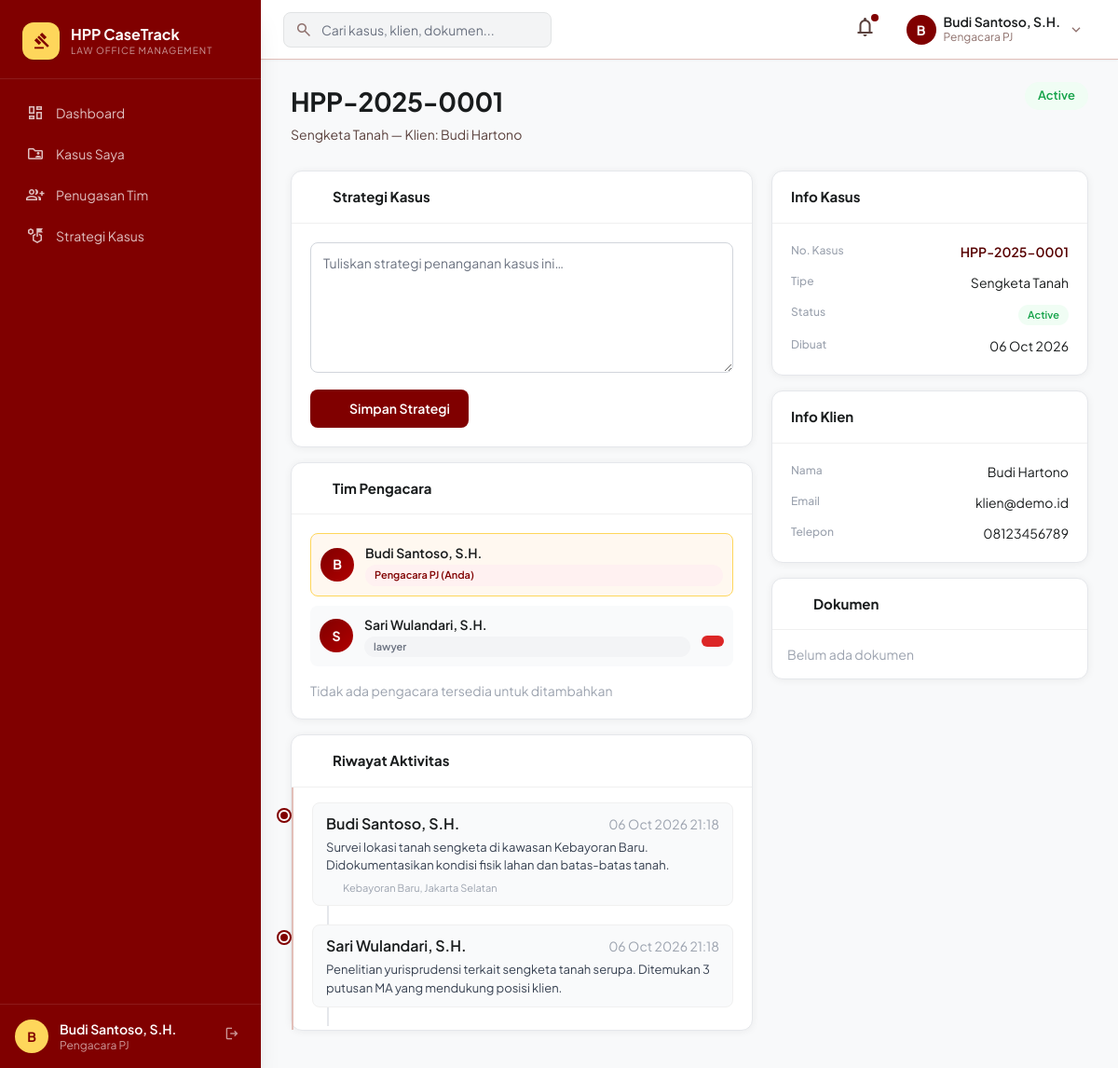
/pengacara-pj/case-detail.php?id=1 (signed in), run on the app's committed database.
### tables this page shows
CREATE TABLE IF NOT EXISTS cases (
    id             INT AUTO_INCREMENT PRIMARY KEY,
    case_number    VARCHAR(30) UNIQUE NOT NULL,
    complaint_id   INT,
    client_id      INT NOT NULL,
    assigned_pj_id INT,
    case_type      VARCHAR(100),
    title          VARCHAR(255),
    description    TEXT,
    strategy       TEXT,
    status         ENUM('pending','active','on_hold','closed','won','lost','cancelled') DEFAULT 'pending',
    opened_at      DATETIME DEFAULT CURRENT_TIMESTAMP,
    closed_at      DATETIME,
    created_at     DATETIME DEFAULT CURRENT_TIMESTAMP,
    updated_at     DATETIME DEFAULT CURRENT_TIMESTAMP ON UPDATE CURRENT_TIMESTAMP,
    FOREIGN KEY (complaint_id)   REFERENCES complaints(id) ON DELETE SET NULL,
    FOREIGN KEY (client_id)      REFERENCES users(id),
    FOREIGN KEY (assigned_pj_id) REFERENCES users(id) ON DELETE SET NULL
);

CREATE TABLE IF NOT EXISTS users (
    id             INT AUTO_INCREMENT PRIMARY KEY,
    username       VARCHAR(100) UNIQUE,
    email          VARCHAR(150) UNIQUE NOT NULL,
    password       VARCHAR(255) NOT NULL,
    role           ENUM('client','legal_admin','ceo','pengacara_pj','lawyer','finance','head_finance','admin') NOT NULL DEFAULT 'client',
    name           VARCHAR(150) NOT NULL,
    phone          VARCHAR(20),
    address        TEXT,
    photo          VARCHAR(255),
    is_active      TINYINT(1) DEFAULT 1,
    otp_code       VARCHAR(10),
    otp_expires_at DATETIME,
    email_verified_at DATETIME,
    created_at     DATETIME DEFAULT CURRENT_TIMESTAMP,
    updated_at     DATETIME DEFAULT CURRENT_TIMESTAMP ON UPDATE CURRENT_TIMESTAMP
);

CREATE TABLE IF NOT EXISTS case_team (
    id         INT AUTO_INCREMENT PRIMARY KEY,
    case_id    INT NOT NULL,
    lawyer_id  INT NOT NULL,
    role       VARCHAR(100) DEFAULT 'lawyer',
    assigned_at DATETIME DEFAULT CURRENT_TIMESTAMP,
    UNIQUE KEY unique_member (case_id, lawyer_id),
    FOREIGN KEY (case_id)   REFERENCES cases(id) ON DELETE CASCADE,
    FOREIGN KEY (lawyer_id) REFERENCES users(id) ON DELETE CASCADE
);

CREATE TABLE IF NOT EXISTS case_activities (
    id          INT AUTO_INCREMENT PRIMARY KEY,
    case_id     INT NOT NULL,
    user_id     INT NOT NULL,
    activity_type VARCHAR(50) DEFAULT 'update',
    description TEXT NOT NULL,
    location    VARCHAR(255),
    latitude    DECIMAL(10,8),
    longitude   DECIMAL(11,8),
    evidence_path VARCHAR(255),
    created_at  DATETIME DEFAULT CURRENT_TIMESTAMP,
    FOREIGN KEY (case_id) REFERENCES cases(id) ON DELETE CASCADE,
    FOREIGN KEY (user_id) REFERENCES users(id)
);

### includes/functions.php (called while the page is built, shortened)
<?php
function getCaseStatusColor($status) {
    $map = [
        'active'    => 'success',
        'pending'   => 'warning',
        'closed'    => 'secondary',
        'cancelled' => 'danger',
        'on_hold'   => 'warning',
        'won'       => 'success',
        'lost'      => 'danger',
    ];
    return $map[$status] ?? 'secondary';
}

### pengacara-pj/case-detail.php (the view, shortened to what this page needs)
<?php
require_once __DIR__ . '/../includes/functions.php';
$user = currentUser();
$db   = getDB();
$id   = (int)($_GET['id'] ?? 0);
$stmt = $db->prepare("
  SELECT c.*, cl.name AS client_name, cl.email AS client_email, cl.phone AS client_phone,
         pj.name AS pj_name
  FROM cases c
  JOIN users cl ON cl.id = c.client_id
  LEFT JOIN users pj ON pj.id = c.assigned_pj_id
  WHERE c.id=? AND c.assigned_pj_id=?
");
$stmt->execute([$id, $user['id']]);
$case = $stmt->fetch();
$teamStmt = $db->prepare("
  SELECT ct.*, u.name, u.email, u.role FROM case_team ct
  JOIN users u ON u.id = ct.lawyer_id
  WHERE ct.case_id=?
");
$teamStmt->execute([$id]);
$team = $teamStmt->fetchAll();
$usedIds    = array_column($team, 'lawyer_id');
$usedIds[]  = $user['id'];
$placeholders = implode(',', array_fill(0, count($usedIds), '?'));
$availStmt    = $db->prepare("SELECT id, name, role FROM users WHERE role IN ('lawyer') AND id NOT IN ($placeholders) AND is_active=1");
$availStmt->execute($usedIds);
$availLawyers = $availStmt->fetchAll();
$actStmt = $db->prepare("SELECT ca.*, u.name AS actor_name FROM case_activities ca JOIN users u ON u.id=ca.user_id WHERE ca.case_id=? ORDER BY ca.created_at DESC");
$actStmt->execute([$id]);
$activities = $actStmt->fetchAll();
$docStmt = $db->prepare("SELECT cd.*, u.name AS uploader FROM case_documents cd JOIN users u ON u.id=cd.uploaded_by WHERE cd.case_id=?");
$docStmt->execute([$id]);
$documents = $docStmt->fetchAll();
require_once __DIR__ . '/../includes/header.php';
require_once __DIR__ . '/../includes/sidebar.php';
?>
<div id="page-content">
<div class="page-header">
  <div>
    <h1 class="page-title"><?= htmlspecialchars($case['case_number']) ?></h1>
    <p class="page-subtitle"><?= htmlspecialchars($case['case_type']) ?> — Klien: <?= htmlspecialchars($case['client_name']) ?></p>
  </div>
  <span class="badge badge-<?= getCaseStatusColor($case['status']) ?> badge-lg"><?= ucfirst($case['status']) ?></span>
</div>
<div class="detail-grid">
  <div class="detail-main">
    <div class="card mb-4">
      <div class="card-header">
        <h2 class="card-title"><i data-lucide="target" class="icon-sm"></i> Strategi Kasus</h2>
      </div>
      <div class="card-body">
        <form method="POST">
          <textarea name="strategy" class="form-control" rows="5" placeholder="Tuliskan strategi penanganan kasus ini…"><?= htmlspecialchars($case['strategy'] ?? '') ?></textarea>
          <div class="mt-3">
            <button type="submit" class="btn btn-primary">
              <i data-lucide="save" class="btn-icon"></i> Simpan Strategi
            </button>
          </div>
        </form>
      </div>
    </div>
    <div class="card mb-4">
      <div class="card-header">
        <h2 class="card-title"><i data-lucide="users" class="icon-sm"></i> Tim Pengacara</h2>
      </div>
      <div class="card-body">
        <div class="team-list mb-4">
          <div class="team-member pj-member">
            <div class="avatar-sm"><?= strtoupper(substr($case['pj_name'],0,1)) ?></div>
            <div class="member-info">
              <span class="member-name"><?= htmlspecialchars($case['pj_name']) ?></span>
              <span class="member-role badge badge-primary">Pengacara PJ (Anda)</span>
            </div>
          </div>
          <?php foreach ($team as $m): ?>
          <div class="team-member">
            <div class="avatar-sm"><?= strtoupper(substr($m['name'],0,1)) ?></div>
            <div class="member-info">
              <span class="member-name"><?= htmlspecialchars($m['name']) ?></span>
              <span class="member-role badge badge-secondary"><?= htmlspecialchars($m['role'] ?? 'Anggota') ?></span>
            </div>
            <form method="POST" class="ml-auto" onsubmit="return confirm('Hapus anggota ini dari tim?')">
              <button type="submit" class="btn btn-sm btn-danger"><i data-lucide="x"></i></button>
            </form>
          </div>
          <?php endforeach; ?>
        </div>
        <?php if (!empty($availLawyers)): ?>
        <form method="POST" class="add-member-form">
          <input type="hidden" name="action" value="add_member">
          <select name="lawyer_id" class="form-select" required>
            <option value="">— Pilih Pengacara —</option>
            <?php foreach ($availLawyers as $l): ?>
            <option value="<?= $l['id'] ?>"><?= htmlspecialchars($l['name']) ?></option>
            <?php endforeach; ?>
          </select>
          <select name="team_role" class="form-select">
            <option value="lawyer">Pengacara Anggota</option>
            <option value="paralegal">Paralegal</option>
            <option value="researcher">Peneliti Hukum</option>
          </select>
          <button type="submit" class="btn btn-primary">
            <i data-lucide="plus" class="btn-icon"></i> Tambahkan
          </button>
        </form>
        <?php else: ?>
        <p class="text-muted text-sm mt-2">Tidak ada pengacara tersedia untuk ditambahkan</p>
        <?php endif; ?>
      </div>
    </div>
    <div class="card">
      <div class="card-header">
        <h2 class="card-title"><i data-lucide="activity" class="icon-sm"></i> Riwayat Aktivitas</h2>
      </div>
      <div class="card-body p-0">
        <?php if (empty($activities)): ?>
        <p class="text-muted text-sm p-4">Belum ada aktivitas tercatat</p>
        <?php else: ?>
        <div class="timeline">
          <?php foreach ($activities as $act): ?>
          <div class="timeline-item">
            <div class="timeline-dot"></div>
            <div class="timeline-content">
              <div class="timeline-header">
                <span class="fw-600"><?= htmlspecialchars($act['actor_name']) ?></span>
                <span class="text-muted text-sm"><?= date('d M Y H:i', strtotime($act['created_at'])) ?></span>
              </div>
              <p class="timeline-text"><?= nl2br(htmlspecialchars($act['description'])) ?></p>
              <?php if ($act['location']): ?>
              <div class="timeline-location">
                <i data-lucide="map-pin" class="icon-xs"></i>
                <?= htmlspecialchars($act['location']) ?>
              </div>
              <?php endif; ?>
            </div>
          </div>
          <?php endforeach; ?>
        </div>
        <?php endif; ?>
      </div>
    </div>
  </div>
  <div class="detail-sidebar">
    <div class="card mb-4">
      <div class="card-header"><h2 class="card-title">Info Kasus</h2></div>
      <div class="card-body">
        <div class="info-list">
          <div class="info-item"><span class="info-label">No. Kasus</span><span class="info-value fw-600 text-primary"><?= htmlspecialchars($case['case_number']) ?></span></div>
          <div class="info-item"><span class="info-label">Tipe</span><span class="info-value"><?= htmlspecialchars($case['case_type']) ?></span></div>
          <div class="info-item"><span class="info-label">Status</span><span class="info-value"><span class="badge badge-<?= getCaseStatusColor($case['status']) ?>"><?= ucfirst($case['status']) ?></span></span></div>
          <div class="info-item"><span class="info-label">Dibuat</span><span class="info-value"><?= date('d M Y', strtotime($case['created_at'])) ?></span></div>
        </div>
      </div>
    </div>
    <div class="card mb-4">
      <div class="card-header"><h2 class="card-title">Info Klien</h2></div>
      <div class="card-body">
        <div class="info-list">
          <div class="info-item"><span class="info-label">Nama</span><span class="info-value"><?= htmlspecialchars($case['client_name']) ?></span></div>
          <div class="info-item"><span class="info-label">Email</span><span class="info-value"><?= htmlspecialchars($case['client_email']) ?></span></div>
          <div class="info-item"><span class="info-label">Telepon</span><span class="info-value"><?= htmlspecialchars($case['client_phone'] ?? '-') ?></span></div>
        </div>
      </div>
    </div>
    <div class="card">
      <div class="card-header"><h2 class="card-title"><i data-lucide="file-text" class="icon-sm"></i> Dokumen</h2></div>
      <div class="card-body p-0">
        <?php if (empty($documents)): ?>
        <p class="text-muted text-sm p-4">Belum ada dokumen</p>
        <?php endif; ?>
      </div>
    </div>
  </div>
</div>
</div>
<?php require_once __DIR__ . '/../includes/footer.php'; ?>

### data on the page
cases: case_number "HPP-2025-0001", case_type "Sengketa Tanah", client.name "Budi Hartono", status "Active", assigned_pj.name "B", assigned_pj.name "Budi Santoso, S.H.", created_at "06 Oct 2026", client.email "klien@demo.id", client.phone "08123456789"
case_team: lawyer.name "S", lawyer.name "Sari Wulandari, S.H.", lawyer.role "lawyer"
case_activities: user.name "Budi Santoso, S.H.", created_at "06 Oct 2026 21:18", description "Survei lokasi tanah sengketa di kawasan Kebayoran Baru. Didokumentasikan kondisi fisik lahan dan batas-batas tanah.", location "Kebayoran Baru, Jakarta Selatan"
case_activities: user.name "Sari Wulandari, S.H.", created_at "06 Oct 2026 21:18", description "Penelitian yurisprudensi terkait sengketa tanah serupa. Ditemukan 3 putusan MA yang mendukung posisi klien."

### other printed values
substr($user['name'], 0, 1) "B"
$user['name'] "Budi Santoso, S.H."
$roleNames[$user['role']] "Pengacara PJ"
$item['label'] "Dashboard"
$item['label'] "Kasus Saya"
$item['label'] "Penugasan Tim"
$item['label'] "Strategi Kasus"
ROLE_NAMES[$role] "Pengacara PJ"
